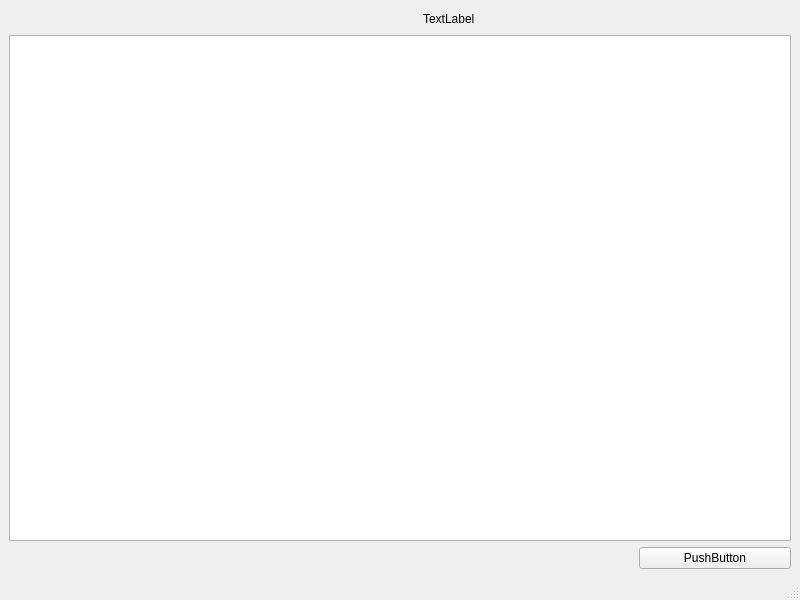
<?xml version="1.0" encoding="UTF-8"?>
<ui version="4.0">
 <class>CompareNrankingInvProjsResults</class>
 <widget class="QMainWindow" name="CompareNrankingInvProjsResults">
  <property name="geometry">
   <rect>
    <x>0</x>
    <y>0</y>
    <width>800</width>
    <height>600</height>
   </rect>
  </property>
  <property name="windowTitle">
   <string>MainWindow</string>
  </property>
  <widget class="QWidget" name="centralwidget">
   <layout class="QGridLayout" name="gridLayout">
    <item row="0" column="0">
     <spacer name="horizontalSpacer">
      <property name="orientation">
       <enum>Qt::Horizontal</enum>
      </property>
      <property name="sizeHint" stdset="0">
       <size>
        <width>408</width>
        <height>20</height>
       </size>
      </property>
     </spacer>
    </item>
    <item row="0" column="1">
     <widget class="QLabel" name="compareNrankingInvProjsLabel">
      <property name="text">
       <string>TextLabel</string>
      </property>
     </widget>
    </item>
    <item row="0" column="2" colspan="2">
     <spacer name="horizontalSpacer_2">
      <property name="orientation">
       <enum>Qt::Horizontal</enum>
      </property>
      <property name="sizeHint" stdset="0">
       <size>
        <width>310</width>
        <height>20</height>
       </size>
      </property>
     </spacer>
    </item>
    <item row="1" column="0" colspan="4">
     <widget class="QTableWidget" name="resultsTableWidget"/>
    </item>
    <item row="2" column="0" colspan="3">
     <spacer name="horizontalSpacer_3">
      <property name="orientation">
       <enum>Qt::Horizontal</enum>
      </property>
      <property name="sizeHint" stdset="0">
       <size>
        <width>620</width>
        <height>20</height>
       </size>
      </property>
     </spacer>
    </item>
    <item row="2" column="3">
     <widget class="QPushButton" name="backToInputModulePushButton">
      <property name="text">
       <string>PushButton</string>
      </property>
     </widget>
    </item>
   </layout>
  </widget>
  <widget class="QMenuBar" name="menubar">
   <property name="geometry">
    <rect>
     <x>0</x>
     <y>0</y>
     <width>800</width>
     <height>21</height>
    </rect>
   </property>
  </widget>
  <widget class="QStatusBar" name="statusbar"/>
 </widget>
 <resources/>
 <connections/>
</ui>
